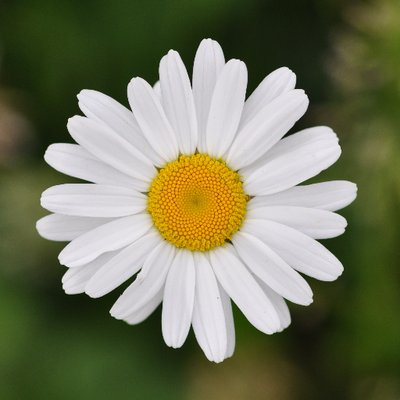
#> input picture flower.jpg, 400 x 400 px
$ python Project1.py
#> lines starting #> are read from the running program, lines starting #| are printed output that depends on the picture
from convertRGB_to_HSV import convert
import cv2
img = cv2.imread('flower.jpg')
#> img is the input picture: shape (400, 400, 3); mean B, G, R 92.3, 119.3, 116.2

f = open('FlowerHSV_Bin.txt','w+')
f1 = open('FlowerHSV_DEC.txt','w+')
f2 = open('FlowerRGB_DEC.txt','w+')
img =  cv2.resize(img,(100,100))
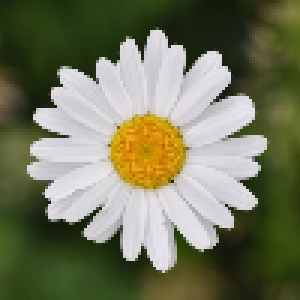
#> img: shape (100, 100, 3) (shown 3 times larger); mean B, G, R 92.5, 119.4, 116.4

h,w,c = img.shape
#> h = 100; w = 100; c = 3
print('h={},w={}'.format(h,w))
#| h=100,w=100
for i in range(100):
    for j in range(100):
#> (the run stopped early here; a loop or call above may not have finished)
